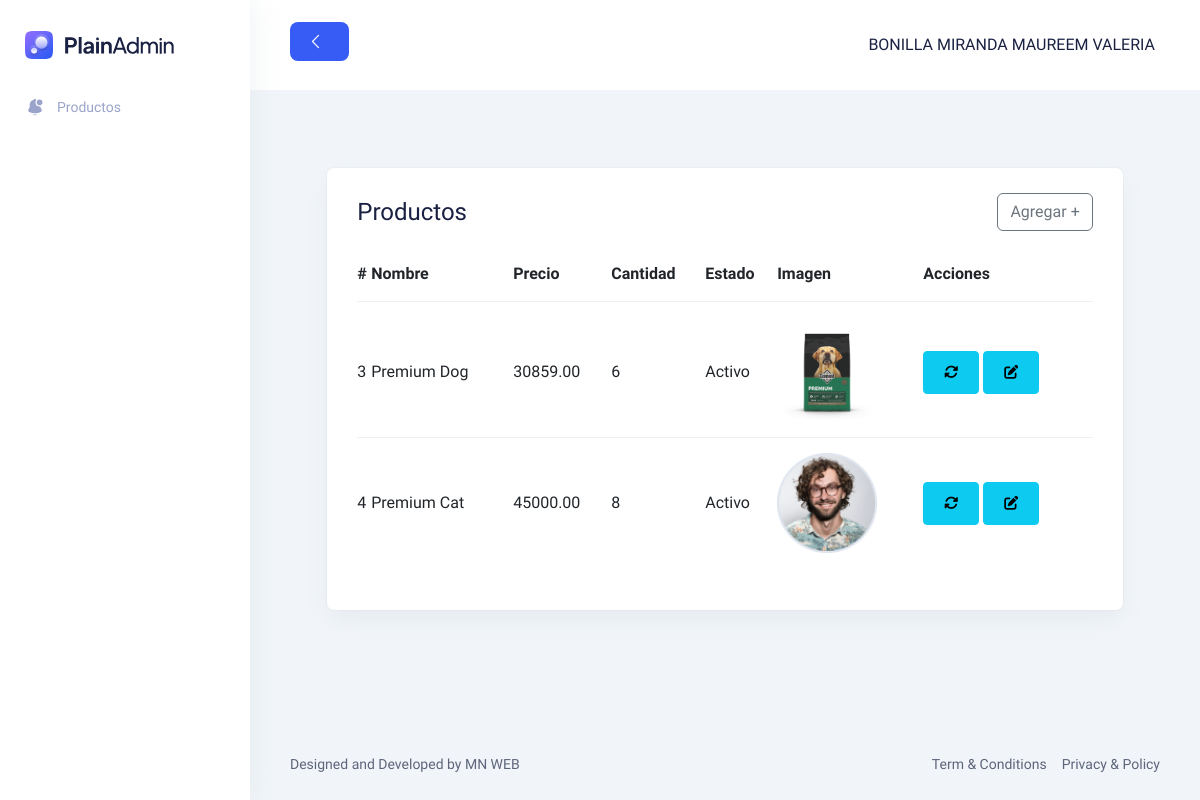
/Views/vProducto/consultarProductos.php (signed in), run on the app's committed database.
### tables this page shows
CREATE TABLE `tproducto` (
  `Consecutivo` int(11) NOT NULL AUTO_INCREMENT,
  `Nombre` varchar(100) NOT NULL,
  `Precio` decimal(10,2) NOT NULL,
  `Descripcion` varchar(1000) NOT NULL,
  `Cantidad` int(11) NOT NULL,
  `Imagen` varchar(100) NOT NULL,
  `Estado` bit(1) NOT NULL,
  PRIMARY KEY (`Consecutivo`),
  UNIQUE KEY `UK_Nombre` (`Nombre`)
);

### Models/ProductoModel.php (called while the page is built, shortened)
<?php
function ConsultarProductosModel()
{
    try
    {
        $context = OpenDatabase();
        $sp = "CALL sp_ConsultarProductos()";
        $result = $context -> query($sp);
        $datos = [];
        while($fila = $result -> fetch_assoc())
        {
            $datos[] = $fila;
        }
        return $datos;
    }
    catch (Exception $e)
    {
        return null;
    }
}

### Controllers/ProductoController.php (called while the page is built, shortened)
<?php
include_once $_SERVER["DOCUMENT_ROOT"] . "/MN_ECC/Models/ProductoModel.php";
function ConsultarProductos()
{
    return ConsultarProductosModel();
}

### Views/vProducto/consultarProductos.php (the view, shortened to what this page needs)
<?php
include_once $_SERVER["DOCUMENT_ROOT"] . "/MN_ECC/Views/layout.php";
include_once $_SERVER["DOCUMENT_ROOT"] . "/MN_ECC/Controllers/ProductoController.php";
$datosProductos = ConsultarProductos();
?>
<!DOCTYPE html>
<html lang="en">
<?php
MostrarCSS();
?>
<body>
  <?php
  MostrarNav();
  ?>
  <main class="main-wrapper">
    <?php
    MostrarHeader();
    ?>
    <section class="section">
            <div class="container-fluid">
                <div class="title-wrapper pt-30">
                    <div class="row align-items-center">
                        <div class="col-md-11 mx-auto">
                            <div class="card-style mt-5">
                                <div class="d-flex align-items-center justify-content-between">
                                  <h3 class="mb-15">Productos</h3>
                                  <a href="registrarProducto.php" class="btn btn-outline-secondary mb-3"> Agregar + </a>
                                </div>
                                    <div class="row">
                                        <table id="tProductos" class="table table-responsive">
                                          <thead>
                                            <tr>
                                              <th>#</th>
                                              <th>Nombre</th>
                                              <th>Precio</th>
                                              <th>Cantidad</th>
                                              <th>Estado</th>
                                              <th>Imagen</th>
                                              <th>Acciones</th>
                                            </tr>
                                          </thead>
                                          <tbody>
                                            <?php
                                            foreach ($datosProductos as $producto) {
                                                echo
                                                '<tr>
                                                  <td>' . $producto["Consecutivo"] . '</td>
                                                  <td>' . $producto["Nombre"] . '</td>
                                                  <td>' . $producto["Precio"] . '</td>
                                                  <td>' . $producto["Cantidad"] . '</td>
                                                  <td>' . $producto["EstadoDescripcion"] . '</td>
                                                  <td><img src="' . $producto["Imagen"] . '" alt="Imagen del producto" width="100"></td>
                                                  <td>
                                                    <div class="d-flex gap-1">
                                                      <form action="" method="POST">
                                                        <input type="hidden" name="Consecutivo" value="' . $producto["Consecutivo"] . '">
                                                        <button id="btnCambiarEstado" name="btnCambiarEstado" type="submit" class="btn btn-sm btn-info" title="Cambiar Estado">
                                                          <i class="fa-solid fa-rotate"></i>
                                                        </button>
                                                      </form>
                                                      <a href="actualizarProducto.php?id=' . $producto["Consecutivo"] . '" class="btn btn-sm btn-info" title="Actualizar Producto">
                                                        <i class="fa-solid fa-edit"></i>
                                                      </a>
                                                    </div>
                                                  </td>
                                                </tr>';
                                            }
                                            ?>
                                          </body>
    <?php
    MostrarFooter()
    ?>
</body>
</html>

### Views/layout.php (shortened to what this page needs)
<?php
function MostrarNav()
{
    echo
    '<aside class="sidebar-nav-wrapper">
                <div class="navbar-logo">
                    <a href="../vHome/inicio.php">
                    <img src="../assets/images/logo.svg" alt="logo" />
                    </a>
                </div>
                <nav class="sidebar-nav">
                    <ul>
                    <li class="nav-item">
                        <a href="../vProducto/consultarProductos.php">
                        <span class="icon">
                            <svg width="20" height="20" viewBox="0 0 20 20" fill="none" xmlns="http://www.w3.org/2000/svg">
                            <path
                                d="M10.8333 2.50008C10.8333 2.03984 10.4602 1.66675 9.99999 1.66675C9.53975 1.66675 9.16666 2.03984 9.16666 2.50008C9.16666 2.96032 9.53975 3.33341 9.99999 3.33341C10.4602 3.33341 10.8333 2.96032 10.8333 2.50008Z" />
                            <path
                                d="M17.5 5.41673C17.5 7.02756 16.1942 8.33339 14.5833 8.33339C12.9725 8.33339 11.6667 7.02756 11.6667 5.41673C11.6667 3.80589 12.9725 2.50006 14.5833 2.50006C16.1942 2.50006 17.5 3.80589 17.5 5.41673Z" />
                            <path
                                d="M11.4272 2.69637C10.9734 2.56848 10.4947 2.50006 10 2.50006C7.10054 2.50006 4.75003 4.85057 4.75003 7.75006V9.20873C4.75003 9.72814 4.62082 10.2393 4.37404 10.6963L3.36705 12.5611C2.89938 13.4272 3.26806 14.5081 4.16749 14.9078C7.88074 16.5581 12.1193 16.5581 15.8326 14.9078C16.732 14.5081 17.1007 13.4272 16.633 12.5611L15.626 10.6963C15.43 10.3333 15.3081 9.93606 15.2663 9.52773C15.0441 9.56431 14.8159 9.58339 14.5833 9.58339C12.2822 9.58339 10.4167 7.71791 10.4167 5.41673C10.4167 4.37705 10.7975 3.42631 11.4272 2.69637Z" />
                            <path
                                d="M7.48901 17.1925C8.10004 17.8918 8.99841 18.3335 10 18.3335C11.0016 18.3335 11.9 17.8918 12.511 17.1925C10.8482 17.4634 9.15183 17.4634 7.48901 17.1925Z" />
                            </svg>
                        </span>
                        <span class="text">Productos</span>
                        </a>
                    </li>
                    </ul>
                </nav>
            </aside>';
}
function MostrarHeader()
{
    $nombreUsuario = "";
    if (isset($_SESSION["NombreUsuario"])) {
        $nombreUsuario = $_SESSION["NombreUsuario"];
    } else {
        header("Location: login.php");
        exit();
    }
    echo
    '<header class="header">
                <div class="container-fluid">
                <div class="row">
                    <div class="col-lg-5 col-md-5 col-6">
                    <div class="header-left d-flex align-items-center">
                        <div class="menu-toggle-btn mr-15">
                        <button id="menu-toggle" class="main-btn primary-btn btn-hover">
                            <i class="lni lni-chevron-left me-2"></i>
                        </button>
                        </div>
                    </div>
                    </div>
                    <div class="col-lg-7 col-md-7 col-6">
                    <div class="header-right">
                        <div class="profile-box ml-15">
                        <button class="dropdown-toggle bg-transparent border-0" type="button" id="profile"
                            data-bs-toggle="dropdown" aria-expanded="false">
                            <div class="profile-info">
                            <div class="info">
                                <div>
                                    <h6 class="fw-500">' . $nombreUsuario . '</h6>
                                </div>
                            </div>
                            </div>
                        </button>
                        <ul class="dropdown-menu dropdown-menu-end" aria-labelledby="profile">
                            <li>
                                <a href="../vSeguridad/cambiarPerfil.php">
                                    <i class="lni lni-user"></i> Perfil
                                </a>
                            </li>
                            <li>
                                <a href="../vSeguridad/cambiarAcceso.php">
                                    <i class="lni lni-cog"></i> Seguridad
                                </a>
                            </li>
                            <li>
                                <a href="#0" onclick="CerrarSesion()">
                                    <i class="lni lni-exit"></i> Cerrar Sesión
                                </a>
                            </li>
                        </ul>
                        </div>
                    </div>
                    </div>
                </div>
                </div>
            </header>';
}
function MostrarFooter()
{
    echo
    '<footer class="footer">
                <div class="container-fluid">
                <div class="row">
                    <div class="col-md-6 order-last order-md-first">
                    <div class="copyright text-center text-md-start">
                        <p class="text-sm">
                        Designed and Developed by MN WEB
                        </p>
                    </div>
                    </div>
                    <div class="col-md-6">
                    <div class="terms d-flex justify-content-center justify-content-md-end">
                        <a href="#0" class="text-sm">Term & Conditions</a>
                        <a href="#0" class="text-sm ml-15">Privacy & Policy</a>
                    </div>
                    </div>
                </div>
                </div>
            </footer>';
}
function MostrarCSS()
{
    echo
    '<head>
                <meta charset="UTF-8" />
                <meta http-equiv="X-UA-Compatible" content="IE=edge" />
                <meta name="viewport" content="width=device-width, initial-scale=1.0" />
                <title>Blank Page | PlainAdmin Demo</title>
                <link rel="stylesheet" href="../assets/css/bootstrap.min.css" />
                <link rel="stylesheet" href="../assets/css/lineicons.css" />
                <link rel="stylesheet" href="../assets/css/materialdesignicons.min.css" />
                <link rel="stylesheet" href="../assets/css/fullcalendar.css" />
                <link rel="stylesheet" href="../assets/css/main.css" />
                <link rel="stylesheet" href="https://cdnjs.cloudflare.com/ajax/libs/font-awesome/6.5.0/css/all.min.css" />
                <link rel="stylesheet" href="https://cdn.datatables.net/2.3.7/css/dataTables.bootstrap5.css" />
            </head>';
}

### Views/assets/css/fullcalendar.css (style rules this page uses)
:root { --fc-daygrid-event-dot-width:8px;--fc-list-event-dot-width:10px;--fc-list-event-hover-bg-color:#f5f5f5 }

### data on the page
tproducto: Consecutivo "3", Nombre "Premium Dog", Precio "30859.00", Cantidad "6", EstadoDescripcion "Activo", Imagen (picture)
tproducto: Consecutivo "4", Nombre "Premium Cat", Precio "45000.00", Cantidad "8", EstadoDescripcion "Activo", Imagen (picture)

### other printed values
$nombreUsuario "BONILLA MIRANDA MAUREEM VALERIA"
